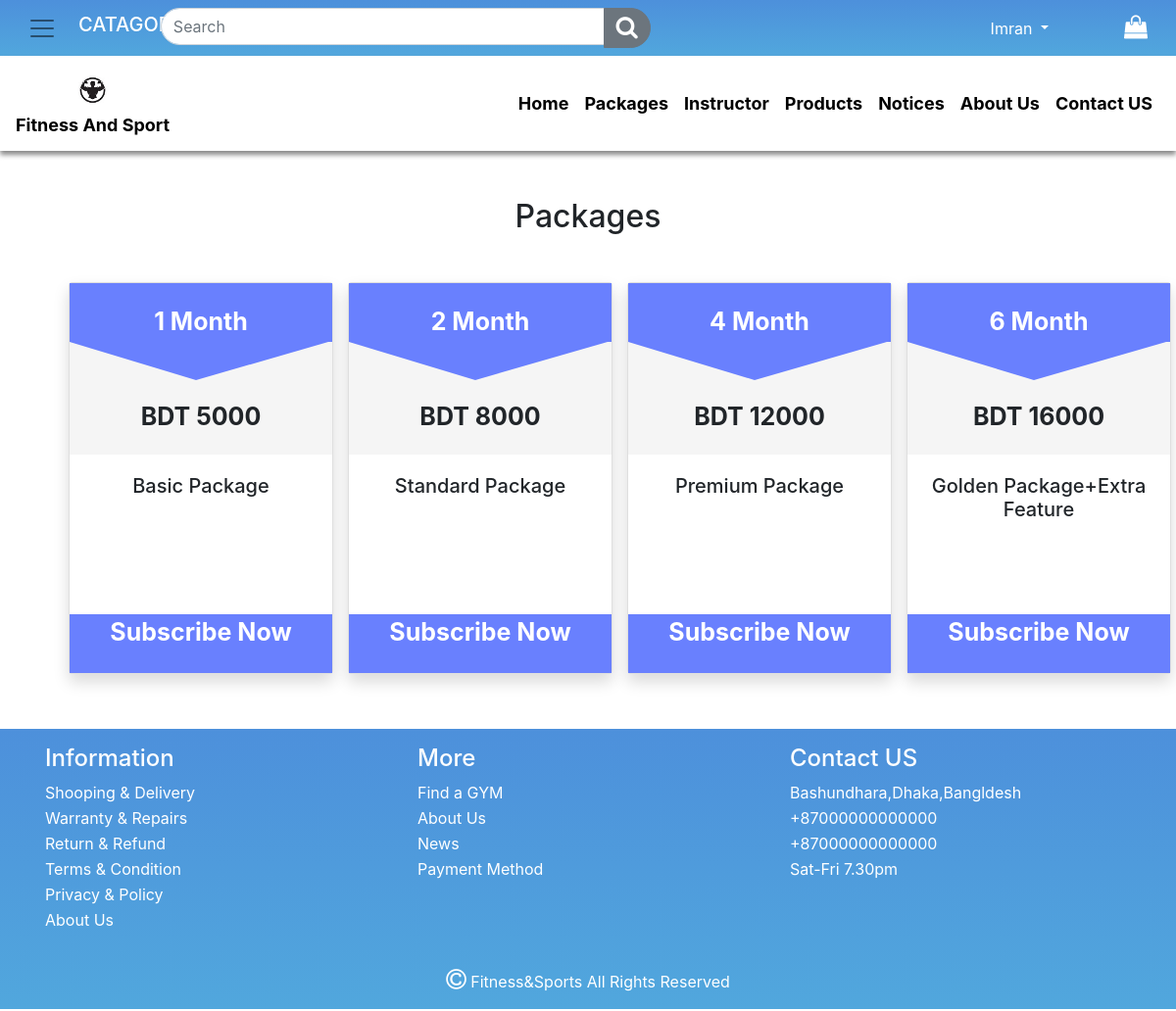
/gym-package.php (signed in), run on the app's committed database.
### tables this page shows
CREATE TABLE `packages` (
  `pk_id` int(11) NOT NULL,
  `pk_name` varchar(100) NOT NULL,
  `pk_period` int(11) NOT NULL,
  `cost` int(11) NOT NULL
);

### php-functions/php_query_functions.php (called while the page is built, shortened)
<?php
function PullData($con, $table, $columns, $condition, $oparator)
{
    $sql = "SELECT {$columns} FROM {$table}";
    $where_cls = "";
    $sql .= " " . $where_cls;
    $result = $con->query($sql);
    return $result;
}
?>

### gym-package.php (the view, shortened to what this page needs)
<!doctype html>
<html lang="en">
<head>
    <link rel="stylesheet" href="css/master.css">
    <link rel="stylesheet" href="https://stackpath.bootstrapcdn.com/bootstrap/4.3.1/css/bootstrap.min.css">
    <link rel="stylesheet" href="https://maxcdn.bootstrapcdn.com/font-awesome/4.7.0/css/font-awesome.min.css">
</head>
<body>
    <?php
    include('php-layout-files/navbar.php');
    ?>
    <?php
    include('php-functions/db_connection.php');
    include('php-functions/php_query_functions.php');
    ?>
    <div class="product my-5 rounded">
        <h2 class="text-center product-heading my-5">Packages</h2>
        <div class="container mb-4">
            <div class="row">
                <?php
                $result = PullData($con, 'packages', '*', "", "");
                while ($row = mysqli_fetch_array($result)) {
                ?>
                    <div class="col-md-3 mb-2 padding mx-auto">
                        <div class="card shadow">
                            <div class="wrapper">
                                <div class="triangle-upper">
                                    <h2 class="text-center pt-4"><?php echo $row['pk_period'] ?> Month</h2>
                                </div>
                                <div class="triangle-bottom">
                                </div>
                                <div class="price p-3">
                                    <h2 class="text-center">BDT <?php echo $row['cost'] ?></h2>
                                </div>
                            </div>
                            <div class="card-body">
                                <h4 class="card-title text-center"><?php echo $row['pk_name'] ?></h4>
                            </div>
                            <div class="button text-center">
                                <a onclick="package('<?php echo $row['pk_id'] ?>')" role="button" class="mt-2" href="#" role="button">Subscribe Now</a>
                            </div>
                        </div>
                    </div>
                <?php
                }
                ?>
            </div>
        </div>
    </div>
    <div class="footer">
        <div class="container">
            <div class="row">
                <div class="col-md-4 p-3 mx-auto">
                    <h4>Information</h4>
                    <p>Shooping & Delivery</p>
                    <p>Warranty & Repairs</p>
                    <p>Return & Refund</p>
                    <p>Terms & Condition</p>
                    <p>Privacy & Policy</p>
                    <p>About Us</p>
                </div>
                <div class="col-md-4 p-3 mx-auto">
                    <h4>More</h4>
                    <p>Find a GYM</p>
                    <p>About Us</p>
                    <p>News</p>
                    <p>Payment Method</p>
                </div>
                <div class="col-md-4 p-3 mx-auto">
                    <h4>Contact US</h4>
                    <p>Bashundhara,Dhaka,Bangldesh</p>
                    <p>+87000000000000</p>
                    <p>+87000000000000</p>
                    <p>Sat-Fri 7.30pm</p>
                </div>
            </div>
            <p class="text-center py-3"><i class="fa fa-copyright" aria-hidden="true"></i> Fitness&Sports All Rights
                Reserved</p>
        </div>
    </div>
</body>
</html>

### css/master.css (style rules this page uses)
.fa { font-size: 24px !important; color: white !important; }
.footer { background-image: linear-gradient(#4d90db, #51a7dd); }
.footer h4, p { color: white; }
.footer p { margin: 2px 0px; }

### gym-package.php (style rules this page uses)
.padding { padding: 0 40px !important; }
.card { width: 270px !important; height: 400px!important; }
.card-title { font-size: 20px; }
.wrapper { padding-bottom: 0%; background-color: whitesmoke; }
.triangle-upper { width: 100%; height: 60px; background-color: #6980fe; }
.triangle-upper h2 { font-size: 25px; color: white; font-weight: bolder; }
.triangle-bottom { display: inline-block; width: 0; height: 0; border-style: solid; border-width: 39px 135px 0 129px; border-color: #6980fe transparent transparent transparent; }
.price h2 { font-size: 25px; font-weight: bolder; }
.button { width: 100%; height: 60px; background-color: #6980fe; }
.button a { text-decoration: none; font-size: 25px; color: white; font-weight: bolder; }

### data on the page
packages: pk_period "1", cost "5000", pk_name "Basic Package"
packages: pk_period "2", cost "8000", pk_name "Standard Package"
packages: pk_period "4", cost "12000", pk_name "Premium Package"
packages: pk_period "6", cost "16000", pk_name "Golden Package+Extra Feature"

### other printed values
$_SESSION['name'] "Imran"
